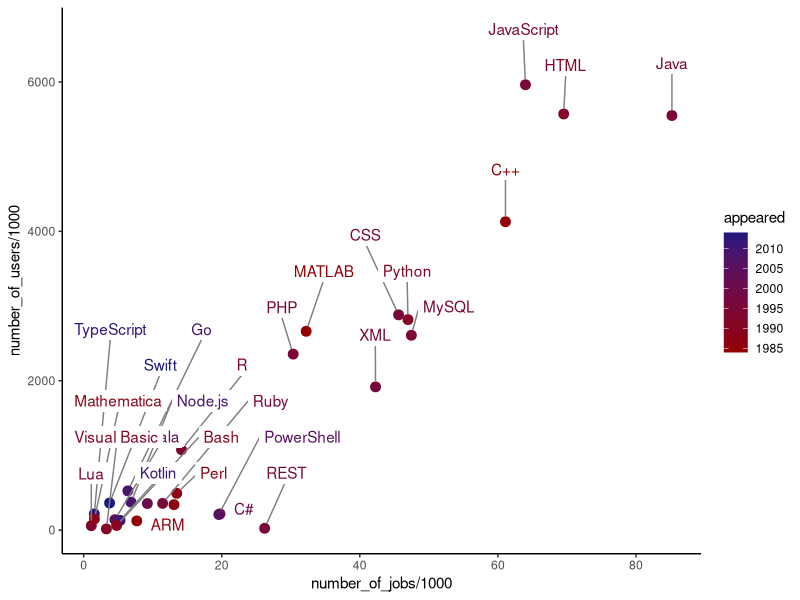

Reproduce this figure in R.
## ---- chunk 1
#| output: false
library(tidyverse)
library(ggrepel)
library(scales)
## ---- chunk 2
#| output: false
lang <- read_csv("languages.csv")
## ---- chunk 3
glimpse(lang)
## ---- chunk 4
#| warning: false
lang |>
  select(title, appeared, number_of_users, number_of_jobs) |>
  filter(appeared >= 1980 & number_of_users >= mean(number_of_users, na.rm = T) & number_of_jobs %in% c(1000: 100000)) |>
  ggplot(aes(x = number_of_jobs/1000, y = number_of_users/1000, col = appeared)) +
  geom_point(size = 3) +
  geom_label_repel(aes(label = title),
                  box.padding   = 0.35, 
                  point.padding = 0.5,
                  nudge_y = 700,
                  label.size = NA,
                  max.overlaps = 15,
                  segment.color = 'grey50') +
  scale_color_gradient(low = muted("red", l = 30, c = 100), high = muted("blue", l = 18, c = 60)) +
  theme_classic()
